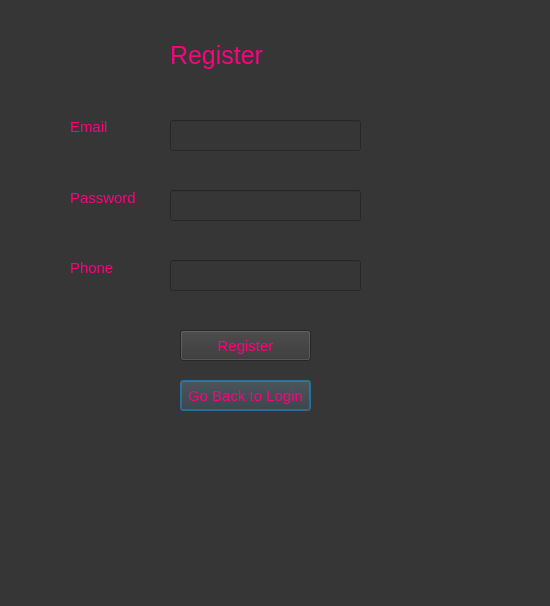
<?xml version="1.0" encoding="UTF-8"?>
<ui version="4.0">
 <class>dialog</class>
 <widget class="QDialog" name="dialog">
  <property name="geometry">
   <rect>
    <x>0</x>
    <y>0</y>
    <width>550</width>
    <height>606</height>
   </rect>
  </property>
  <property name="windowTitle">
   <string>Register</string>
  </property>
  <property name="styleSheet">
   <string notr="true">background-color: rgb(54, 54, 54);</string>
  </property>
  <widget class="QPushButton" name="BackButton">
   <property name="geometry">
    <rect>
     <x>180</x>
     <y>380</y>
     <width>131</width>
     <height>31</height>
    </rect>
   </property>
   <property name="styleSheet">
    <string notr="true">color: rgb(255, 0, 127);font-size:15px;</string>
   </property>
   <property name="text">
    <string>Go Back to Login</string>
   </property>
  </widget>
  <widget class="QLabel" name="label">
   <property name="geometry">
    <rect>
     <x>70</x>
     <y>120</y>
     <width>47</width>
     <height>13</height>
    </rect>
   </property>
   <property name="styleSheet">
    <string notr="true">color: rgb(255, 0, 127);font-size:15px;</string>
   </property>
   <property name="text">
    <string>Email</string>
   </property>
  </widget>
  <widget class="QLabel" name="label_2">
   <property name="geometry">
    <rect>
     <x>70</x>
     <y>190</y>
     <width>71</width>
     <height>16</height>
    </rect>
   </property>
   <property name="styleSheet">
    <string notr="true">color: rgb(255, 0, 127);font-size:15px;</string>
   </property>
   <property name="text">
    <string>Password</string>
   </property>
  </widget>
  <widget class="QLabel" name="label_3">
   <property name="geometry">
    <rect>
     <x>70</x>
     <y>260</y>
     <width>61</width>
     <height>16</height>
    </rect>
   </property>
   <property name="styleSheet">
    <string notr="true">color: rgb(255, 0, 127);font-size:15px;</string>
   </property>
   <property name="text">
    <string>Phone</string>
   </property>
  </widget>
  <widget class="QLabel" name="label_4">
   <property name="geometry">
    <rect>
     <x>170</x>
     <y>40</y>
     <width>111</width>
     <height>31</height>
    </rect>
   </property>
   <property name="styleSheet">
    <string notr="true">color: rgb(255, 0, 127);font-size:25px;</string>
   </property>
   <property name="text">
    <string>Register</string>
   </property>
  </widget>
  <widget class="QLineEdit" name="Email2Text">
   <property name="geometry">
    <rect>
     <x>170</x>
     <y>120</y>
     <width>191</width>
     <height>31</height>
    </rect>
   </property>
   <property name="styleSheet">
    <string notr="true">color: rgb(241, 241, 241);font-size14px;</string>
   </property>
  </widget>
  <widget class="QLineEdit" name="Password2Text">
   <property name="geometry">
    <rect>
     <x>170</x>
     <y>190</y>
     <width>191</width>
     <height>31</height>
    </rect>
   </property>
   <property name="styleSheet">
    <string notr="true">color: rgb(245, 245, 245);font-size:14px;</string>
   </property>
  </widget>
  <widget class="QLineEdit" name="PhoneText">
   <property name="geometry">
    <rect>
     <x>170</x>
     <y>260</y>
     <width>191</width>
     <height>31</height>
    </rect>
   </property>
   <property name="styleSheet">
    <string notr="true">color: rgb(245, 245, 245);font-size:14px;</string>
   </property>
  </widget>
  <widget class="QPushButton" name="Register2Button">
   <property name="geometry">
    <rect>
     <x>180</x>
     <y>330</y>
     <width>131</width>
     <height>31</height>
    </rect>
   </property>
   <property name="styleSheet">
    <string notr="true">color: rgb(255, 0, 127);font-size:15px;</string>
   </property>
   <property name="text">
    <string>Register</string>
   </property>
  </widget>
  <widget class="QLabel" name="ErrorEmail">
   <property name="geometry">
    <rect>
     <x>390</x>
     <y>130</y>
     <width>121</width>
     <height>16</height>
    </rect>
   </property>
   <property name="styleSheet">
    <string notr="true">color: rgb(255, 0, 0);font-size:15px;</string>
   </property>
   <property name="text">
    <string/>
   </property>
  </widget>
  <widget class="QLabel" name="ErrorPassword">
   <property name="geometry">
    <rect>
     <x>390</x>
     <y>200</y>
     <width>121</width>
     <height>16</height>
    </rect>
   </property>
   <property name="styleSheet">
    <string notr="true">color: rgb(255, 0, 0);font-size:15px;</string>
   </property>
   <property name="text">
    <string/>
   </property>
  </widget>
  <widget class="QLabel" name="ErrorPhone">
   <property name="geometry">
    <rect>
     <x>390</x>
     <y>270</y>
     <width>121</width>
     <height>16</height>
    </rect>
   </property>
   <property name="styleSheet">
    <string notr="true">color: rgb(255, 0, 0);font-size:15px;</string>
   </property>
   <property name="text">
    <string/>
   </property>
  </widget>
 </widget>
 <resources/>
 <connections/>
</ui>
